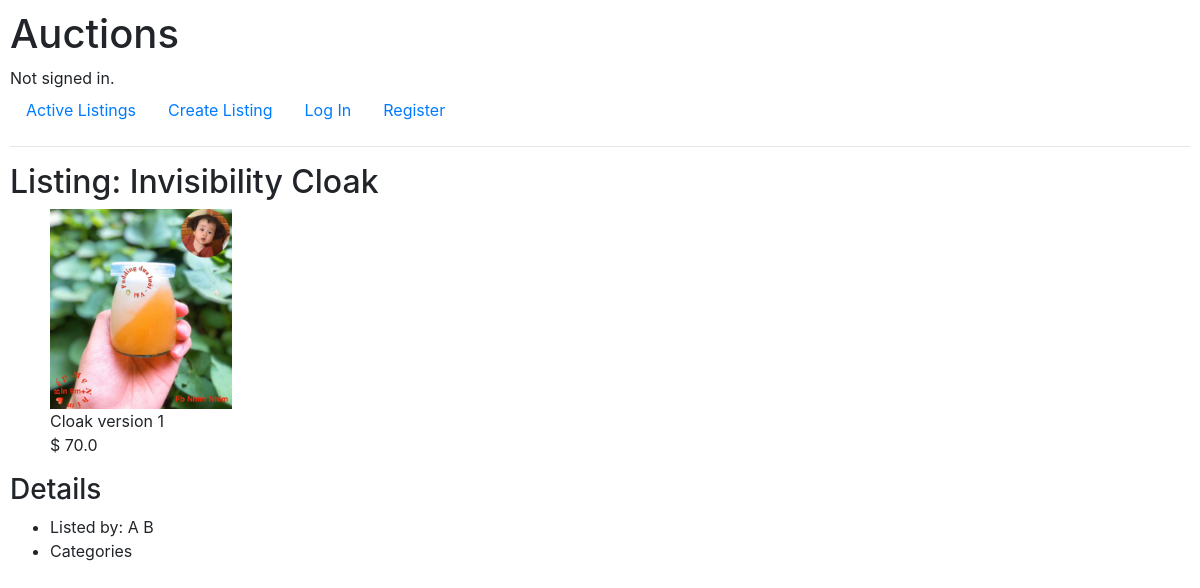
/listing/1, run on the app's committed database.
### auctions/models.py (models this page shows, shortened)
class Listing(models.Model):
    item = models.CharField(max_length=64)
    price = models.FloatField()
    currency = models.CharField(max_length=3)
    image = models.ImageField(upload_to="uploads/images", blank=True)
    image_url = models.URLField(blank=True)
    description = models.CharField(max_length=256, blank=True)
    category = models.ForeignKey(Category, on_delete=models.CASCADE)
    created = models.DateTimeField(auto_now=True)
    created_by = models.ForeignKey(User, on_delete=models.CASCADE)

class User(AbstractUser):
    def __str__(self):
        return f"{self.username} - {self.email}"

### auctions/views.py (the view)
# urls.py: path("listing/<int:id>", views.listing, name="listing"),
def listing(request, id):
    return render(request, "auctions/listing.html", {
        "item": Listing.objects.get(id=id)
    })

### auctions/templates/auctions/listing.html
{% extends "auctions/layout.html" %}
{% load static %}
{% block body %}
    <h2>Listing: {{ item.item }}</h2>
    <ul>
        <img class="listing image" src="{% static item.image %}">
        <br/>
        {{ item.description }}
        <br/>
        {{ item.currency }} {{ item.price }}
    </ul>
    <h3>Details</h3>
    <ul>
        <li>Listed by: {{ item.created_by.first_name }} {{ item.created_by.last_name }}</li>
        <li>Categories</li>
    </ul>
{% endblock %}

### auctions/templates/auctions/layout.html (shortened to what this page needs)
{% load static %}
<!DOCTYPE html>
<html lang="en">
    <head>
        <link rel="stylesheet" href="https://stackpath.bootstrapcdn.com/bootstrap/4.4.1/css/bootstrap.min.css">
        <link href="{% static 'auctions/styles.css' %}" rel="stylesheet">
    </head>
    <body>
        <h1>Auctions</h1>
        <div>
            {% if user.is_authenticated %}
                Signed in as <strong>{{ user.username }}</strong>.
            {% else %}
                Not signed in.
            {% endif %}
        </div>
        <ul class="nav">
            <li class="nav-item">
                <a class="nav-link" href="{% url 'index' %}">Active Listings</a>
            </li>
            <li class="nav-item">
                <a class="nav-link" href="{% url 'create_listing' %}">Create Listing</a>
            </li>
            {% if user.is_authenticated %}
                <li class="nav-item">
                    <a class="nav-link" href="{% url 'logout' %}">Log Out</a>
                </li>
            {% else %}
                <li class="nav-item">
                    <a class="nav-link" href="{% url 'login' %}">Log In</a>
                </li>
                <li class="nav-item">
                    <a class="nav-link" href="{% url 'register' %}">Register</a>
                </li>
            {% endif %}
        </ul>
        <hr>
        {% block body %}
        {% endblock %}
    </body>
</html>

### auctions/static/auctions/styles.css (style rules this page uses)
body { padding: 10px; }
.listing.image { max-width: 200px; max-height: 200px; }

### data on the page
Listing: item "Invisibility Cloak", image (picture), description "Cloak version 1", currency "$", price "70.0", created_by.first_name "A", created_by.last_name "B"
